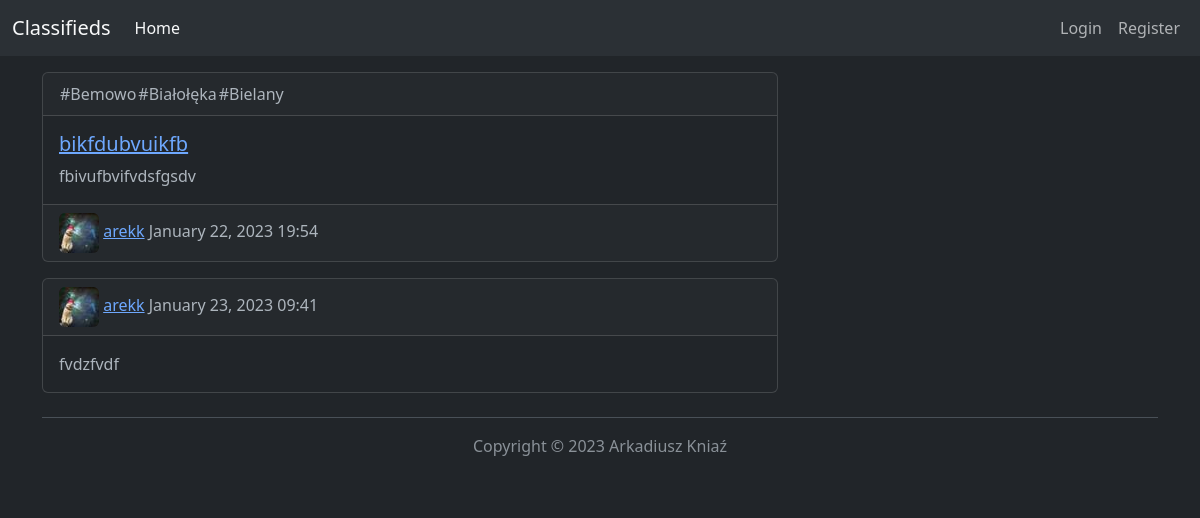
Page /posts/11 on the committed database.
### blog/models.py (models this page shows, shortened)
class Place(models.Model):
    place = models.CharField(max_length=100)

class Post(models.Model):
    title = models.CharField(max_length=127)
    content = models.TextField()
    author = models.ForeignKey(User, on_delete=models.CASCADE)
    pub_date = models.DateTimeField('date published', default=timezone.now)
    places = models.ManyToManyField(Place)

class Comment(models.Model):
    post = models.ForeignKey(Post, related_name="comments", on_delete=models.CASCADE)
    content = models.TextField()
    author = models.ForeignKey(User, on_delete=models.CASCADE)
    pub_date = models.DateTimeField(auto_now_add=True)

### users/models.py (models this page shows, shortened)
class Profile(models.Model):
    user = models.OneToOneField(User, on_delete=models.CASCADE, primary_key=True)
    image = models.ImageField(default='default.jpg', upload_to='profile_pics')

### blog/views.py (the view, shortened to what this page needs)
# urls.py: path('posts/<int:pk>', views.post, name='post'),
def post(request, pk):
    that_post = Post.objects.get(id=pk)
    list_of_comments = Comment.objects.filter(post_id=pk)
    list_of_places = that_post.places.all()
    form = CommentForm()
    context = {'post': that_post,
               'list_of_comments': list_of_comments,
               'list_of_places': list_of_places,
               'form': form}
    return render(request, 'blog/post.html', context=context)

### blog/templates/blog/post.html (shortened to what this page needs)
{% extends "blog/base.html" %}
{% block content %}
    <div class="card my-3">
        <div class="card-header">
            <table>
                <tr>
                {% for place in list_of_places %}
                    <td>#{{ place.place }} </td>
                {% endfor %}
                </tr>
            </table>
        </div>
        <div class="card-body">
            <h5 class="card-title"><a href="/posts/{{ post.id }}">{{ post.title }}</a></h5>
            <p class="card-text">{{ post.content }}</p>
        </div>
        <div class="card-footer">
            <tr>
                <td><img class="rounded" src="{{ post.author.profile.image.url }}"></td>
                <td><a href="{% url 'user-posts' post.author.username  %}" >{{ post.author }}</a></td>
                <td>{{ post.pub_date|date:"F d, Y H:i" }}</td>
            </tr>
        </div>
    </div>
    {% for comment in list_of_comments %}
        <div class="card my-3">
            <div class="card-header">
                <tr>
                    <td><img class="rounded" src="{{ comment.author.profile.image.url }}"></td>
                    <td><a href="{% url 'user-posts' comment.author.username %}" >{{ comment.author }}</a></td>
                    <td>{{ comment.pub_date|date:"F d, Y H:i" }}</td>
                </tr>
            </div>
            <div class="card-body">
                <p class="card-text">{{ comment.content }}</p>
            </div>
        </div>
    {% endfor %}
{% endblock %}

### rows in the picture
Place: place "Bemowo"
Place: place "Białołęka"
Place: place "Bielany"
Post: title "bikfdubvuikfb", content "fbivufbvifvdsfgsdv", author.profile.image (picture), author "arekk", pub_date "January 22, 2023 19:54"
Comment: author.profile.image (picture), author "arekk", pub_date "January 23, 2023 09:41", content "fvdzfvdf"
